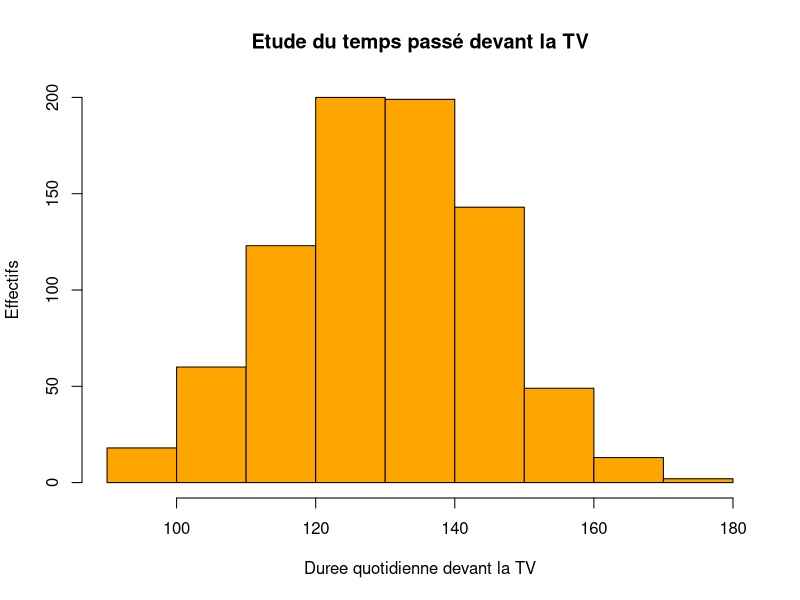
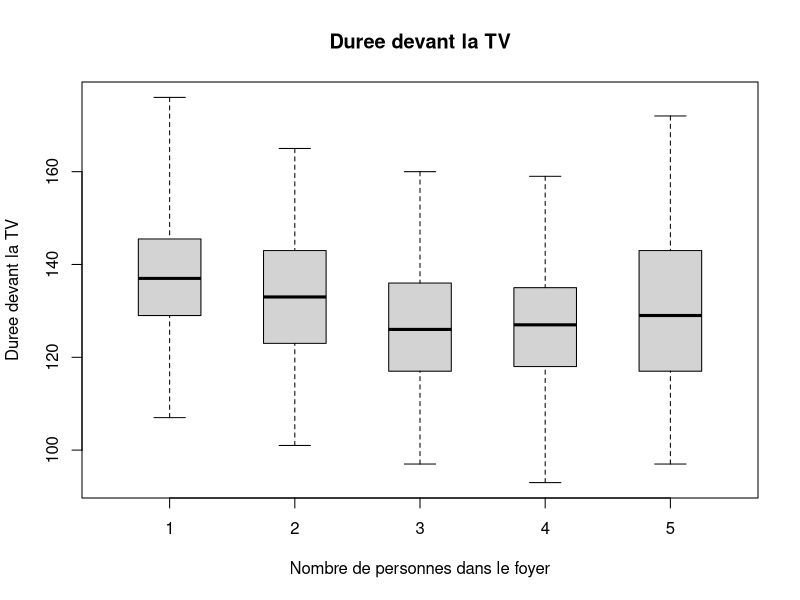
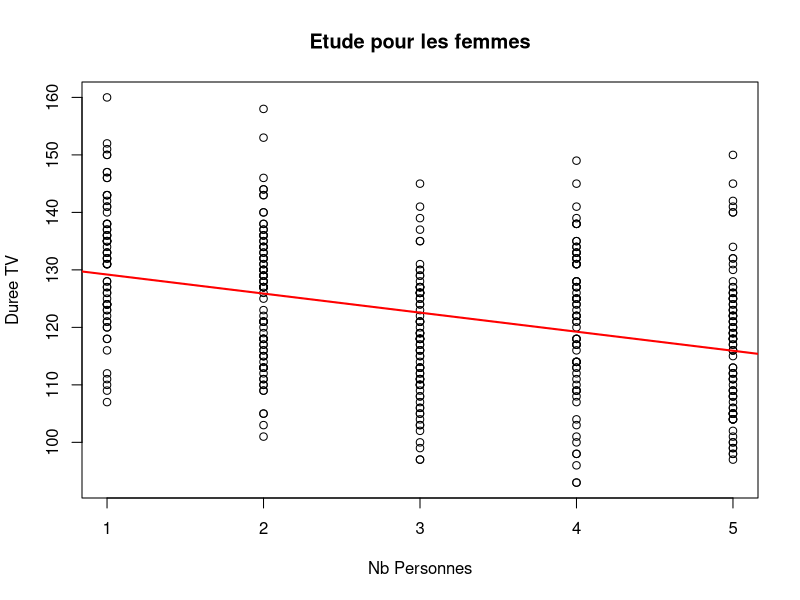

These figures' R source, in order:
#TP5


##############
#Exercice 1
##############

#1
data<-read.table("Donnees.txt",sep=";",header=T)

#2
nrow(data)

#3
str(data)

#4
attach(data)
summary(data)
levels(Diplome)

#5
hist(DureeTV,main = "Etude du temps passé devant la TV",
     xlab = "Duree quotidienne devant la TV", ylab="Effectifs", col = "orange")

#6
sum(DureeTV>=120)

#7
dataF<-data[data$Genre=="F",]

#8
dataF<-dataF[,-1]
head(dataF)

#9
boxplot(DureeTV~Foyers,boxwex=0.5,xlab="Nombre de personnes dans le foyer",
        ylab="Duree devant la TV",main="Duree devant la TV",range=0)

#10
round(mean(DureeTV[Foyers==4]),1)

#11
Vec<-rep(1,nrow(data))
Vec[Diplome=="Pas de diplome"]<-0

#12
sum(Genre=="H"[Vec=1])/nrow(Vec)
round(sum(Genre=="H"[Vec=1])/sum(Vec),3)

#13
table(Genre,Diplome)

#14
cor(Foyers[Genre=="H"],DureeTV[Genre=="H"])
cor(Foyers[Genre=="F"],DureeTV[Genre=="F"])
x<-Foyers[Genre=="F"]
y<-DureeTV[Genre=="F"]
plot(x,y,xlab="Nb Personnes",ylab="Duree TV",main="Etude pour les femmes")
lm(y~x)->reg
abline(reg,col="red",lwd=2)